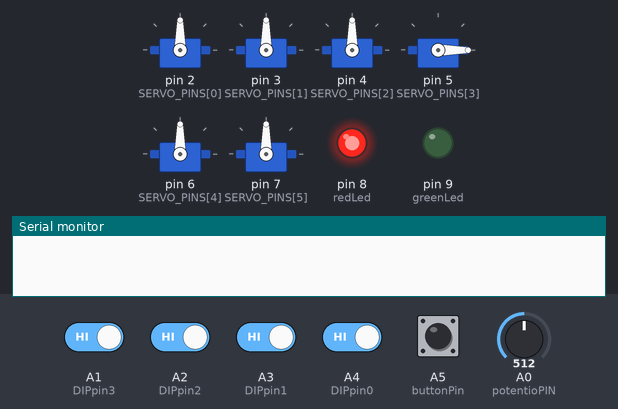
Simulated run of this sketch. Board: Arduino Uno, built with avr-gcc and run on an emulated ATmega328P. On the bench: 6 × servo, output pins drawn as LEDs (lit = HIGH), the last lines printed to the serial monitor. Inputs (shaded band) come from the test bench; at power-on: A1 (DIPpin3), A2 (DIPpin2), A3 (DIPpin1), A4 (DIPpin0) HIGH, A5 (buttonPin) LOW, A0 (potentioPIN) = 512.

Above: at 1.2 s.
1.3 s: A5 (buttonPin) pulled HIGH for 0.15 s
At 1.41 s:
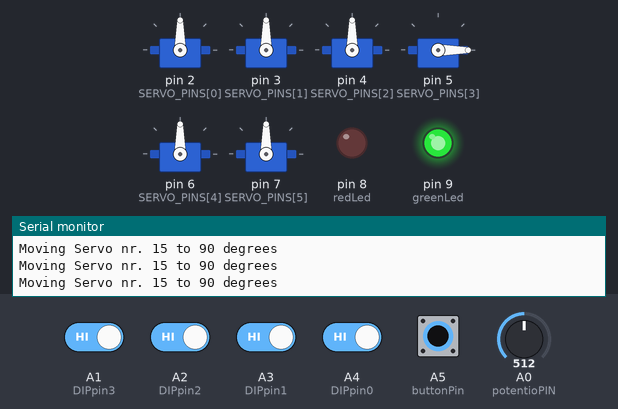
3.0 s: A1 (DIPpin3) driven LOW and A5 (buttonPin) driven HIGH
At 3.7 s:
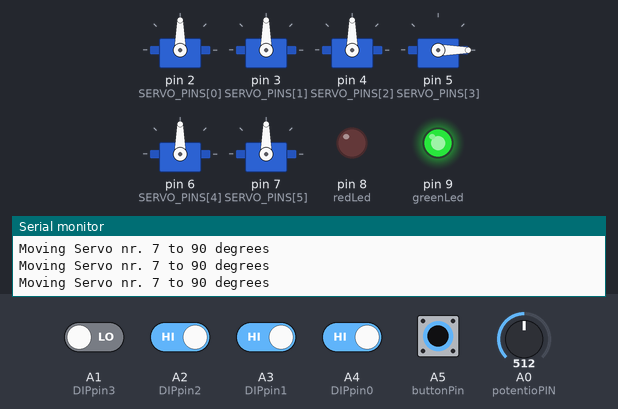
6.0 s: A0 (potentioPIN) set to 559
7.5 s: A0 (potentioPIN) set to 579
9.0 s: A5 (buttonPin) driven LOW
At 10.1 s:
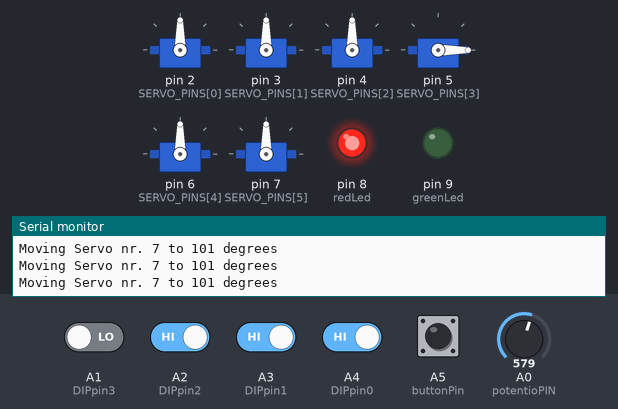
10.5 s: A5 (buttonPin) driven HIGH
At 11.7 s:
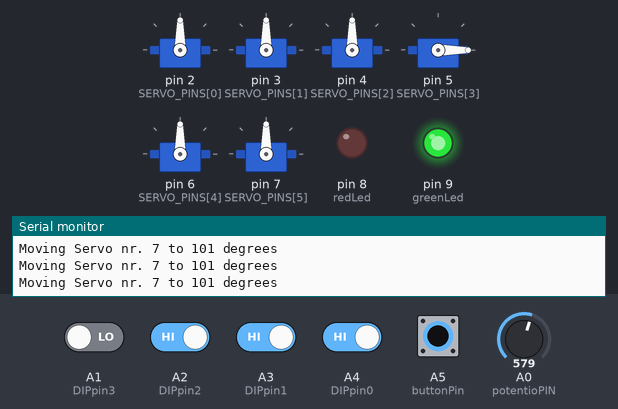
Timing chart, 0 to 13.5 s (numbered marks = the images above; inputs shaded):
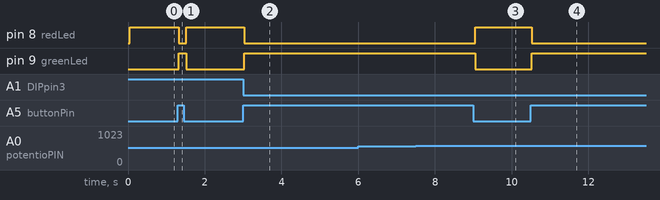

The sketch:

PinchBot.ino
```cpp
// (licence header left out)
#include <Servo.h>

// Initialising of variables

/* Potentiometer */
const int potentioPIN = A0;
int potentioValue;
int servoAngle;

/* DIP-switch pins & default values */
const int DIPpin0 = A4;
const int DIPpin1 = A3;
const int DIPpin2 = A2;
const int DIPpin3 = A1;

bool DIPbit0 = false;
bool DIPbit1 = false;
bool DIPbit2 = false;
bool DIPbit3 = false;

/* LEDs */
const int redLed = 8;
const int greenLed = 9;

/* Activate button */
const int buttonPin = A5;
bool buttonPressed = false;
bool currentButtonState = false;
bool lastButtonState = false;
unsigned long lastDebounceTime = 0;
unsigned long debounceDelay = 25;

/* Servos */
const int MAX_NUMBER_OF_SERVOS = 6;
const int MIN_NUMBER_OF_SERVOS = 1;
int currentServoId;
const int SERVO_PINS[MAX_NUMBER_OF_SERVOS] = {2, 3, 4, 5, 6, 7};
Servo SERVOS[MAX_NUMBER_OF_SERVOS];
Servo currentServo;

/* ----- FUNCTIONS ----- */

int fromBinaryToDigit(int msb, int bit2, int bit1, int lsb) {
  return  lsb + (bit1 * 2) + (bit2 * 4) + (msb * 8);
}

Servo findCurrentServo(int currentServoId) {

  if(currentServoId > MAX_NUMBER_OF_SERVOS) {
    currentServoId = MAX_NUMBER_OF_SERVOS-1;
    return SERVOS[MAX_NUMBER_OF_SERVOS-1];
  }
  else if(currentServoId < MIN_NUMBER_OF_SERVOS) {
    currentServoId = MIN_NUMBER_OF_SERVOS;
    return SERVOS[MIN_NUMBER_OF_SERVOS];
  }
  else {
    return SERVOS[currentServoId-1];
  }
}

int getServoAngle(int potentioValue) {
  return map(potentioValue, 0, 1023, 0, 180);
}

/* ----- Setup & Loop ----- */

void setup()
{
  pinMode(DIPpin0, INPUT_PULLUP);
  pinMode(DIPpin1, INPUT_PULLUP);
  pinMode(DIPpin2, INPUT_PULLUP);
  pinMode(DIPpin3, INPUT_PULLUP);
  pinMode(greenLed, OUTPUT);
  pinMode(redLed, OUTPUT);

  // Initialising all servos
  for(int i=0; i<MAX_NUMBER_OF_SERVOS; i++) {
    SERVOS[i].attach(SERVO_PINS[i]);
  }

  // Init the "claw" facing forward
  SERVOS[3].write(0);


  Serial.begin(9600);
  delay(50);
}

void loop() {

  buttonPressed = digitalRead(buttonPin);

  if (buttonPressed != lastButtonState) {
    lastDebounceTime = millis();
  }

  if ((millis() - lastDebounceTime) > debounceDelay) {
    if(buttonPressed != currentButtonState) {
      currentButtonState = buttonPressed;
    }
  }

  if (currentButtonState) {
    // Turn on green LED and turn off red LED
    digitalWrite(greenLed, HIGH);
    digitalWrite(redLed, LOW);

    /*
        Read potentiometer value
        <---- (-) | (+) ---->
        Decrease  | Increase (degrees)
    */
    potentioValue = analogRead(potentioPIN);

    // Read DIP-switch bits
    DIPbit0 = digitalRead(DIPpin0);
    DIPbit1 = digitalRead(DIPpin1);
    DIPbit2 = digitalRead(DIPpin2);
    DIPbit3 = digitalRead(DIPpin3);

    // Convert bits to digit
    currentServoId = fromBinaryToDigit(DIPbit3, DIPbit2, DIPbit1, DIPbit0);

    // Find corresponding servo with digit
    currentServo = findCurrentServo(currentServoId);

    // Convert potentio value to degrees (0-180)
    servoAngle = getServoAngle(potentioValue);
    currentServo.write(servoAngle);

    Serial.print("Moving Servo nr. "); Serial.print(currentServoId); Serial.print(" to ");
    Serial.print(servoAngle); Serial.println(" degrees");

   } else {
      digitalWrite(greenLed, LOW);
      digitalWrite(redLed, HIGH);
   }

   lastButtonState = buttonPressed;
}
```

Measured:
- after the input at 1.3 s, pin 8 (redLed): HIGH → LOW at once, → HIGH 0.19 s later; pin 9 (greenLed): LOW → HIGH at once, → LOW 0.19 s later
- after the input at 3.0 s, pin 8 (redLed): HIGH → LOW at once; pin 9 (greenLed): LOW → HIGH at once
- after the input at 9.0 s, pin 8 (redLed): LOW → HIGH after 0.05 s; pin 9 (greenLed): HIGH → LOW after 0.05 s
- after the input at 10.5 s, pin 8 (redLed): HIGH → LOW at once; pin 9 (greenLed): LOW → HIGH at once
